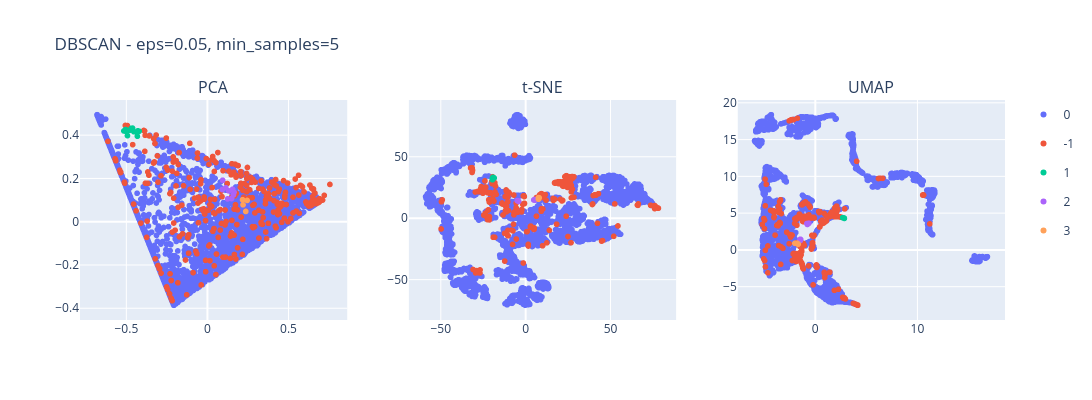

The notebook cell saved with this chart:
### Code cell
configs = [(0.05, 5), (0.1, 5), (0.15, 10), (0.2, 15)]

for eps, min_samples in configs:
    pipeline_dbscan = Pipeline(
        [
            ("features", FunctionTransformer(custom_features)),
            (
                "scaling",
                ColumnTransformer(
                    transformers=[("minmax", MinMax(), ["Length", "Recency", "Frequency", "Monetary", "Periodicity"])]
                ),
            ),
            ("dbscan", DBSCAN(eps=eps, min_samples=min_samples)),
        ]
    )

    dbscan_labels = pipeline_dbscan.fit_predict(df_retail)

    fig_dbscan = plot_dim_reductions(
        pca_proj,
        tsne_proj,
        umap_proj,
        name=f"DBSCAN - eps={eps}, min_samples={min_samples}",
        colors=dbscan_labels,
    )

    fig_dbscan.show()

### Figure 1 — Plotly figure (JSON) as saved in the notebook; plotly's stock layout.template omitted (floating-point values rounded to 4 significant figures; data arrays with more than 128 entries replaced by an {"elided": "..."} marker saying what was removed)
{"data": [{"hovertemplate": "color=0<br>x=%{x}<br>y=%{y}<extra></extra>", "legendgroup": "0", "marker": {"color": "#636efa", "symbol": "circle"}, "mode": "markers", "name": "0", "showlegend": true, "type": "scattergl", "x": {"elided": "3997 float values"}, "xaxis": "x", "y": {"elided": "3997 float values"}, "yaxis": "y"}, {"hovertemplate": "color=-1<br>x=%{x}<br>y=%{y}<extra></extra>", "legendgroup": "-1", "marker": {"color": "#EF553B", "symbol": "circle"}, "mode": "markers", "name": "-1", "showlegend": true, "type": "scattergl", "x": {"elided": "291 float values"}, "xaxis": "x", "y": {"elided": "291 float values"}, "yaxis": "y"}, {"hovertemplate": "color=1<br>x=%{x}<br>y=%{y}<extra></extra>", "legendgroup": "1", "marker": {"color": "#00cc96", "symbol": "circle"}, "mode": "markers", "name": "1", "showlegend": true, "type": "scattergl", "x": [-0.505, -0.515, -0.4617, -0.4535, -0.421, -0.4284, -0.4928, -0.5004, -0.505, -0.4688, -0.4349, -0.4814, -0.4318], "xaxis": "x", "y": [0.4183, 0.4196, 0.4326, 0.4159, 0.4182, 0.42, 0.3977, 0.4243, 0.426, 0.4317, 0.414, 0.4222, 0.3951], "yaxis": "y"}, {"hovertemplate": "color=2<br>x=%{x}<br>y=%{y}<extra></extra>", "legendgroup": "2", "marker": {"color": "#ab63fa", "symbol": "circle"}, "mode": "markers", "name": "2", "showlegend": true, "type": "scattergl", "x": [0.1145, 0.165, 0.1495, 0.09477, 0.1254, 0.09279, 0.1322, 0.1562, 0.1612], "xaxis": "x", "y": [0.1569, 0.1361, 0.1068, 0.1917, 0.1055, 0.1487, 0.1425, 0.15, 0.1244], "yaxis": "y"}, {"hovertemplate": "color=3<br>x=%{x}<br>y=%{y}<extra></extra>", "legendgroup": "3", "marker": {"color": "#FFA15A", "symbol": "circle"}, "mode": "markers", "name": "3", "showlegend": true, "type": "scattergl", "x": [0.2457, 0.2204, 0.2174, 0.2371], "xaxis": "x", "y": [0.09833, 0.078, 0.1015, 0.04746], "yaxis": "y"}, {"hovertemplate": "color=0<br>x=%{x}<br>y=%{y}<extra></extra>", "legendgroup": "0", "marker": {"color": "#636efa", "symbol": "circle"}, "mode": "markers", "name": "0", "showlegend": false, "type": "scattergl", "x": {"elided": "3997 float values"}, "xaxis": "x2", "y": {"elided": "3997 float values"}, "yaxis": "y2"}, {"hovertemplate": "color=-1<br>x=%{x}<br>y=%{y}<extra></extra>", "legendgroup": "-1", "marker": {"color": "#EF553B", "symbol": "circle"}, "mode": "markers", "name": "-1", "showlegend": false, "type": "scattergl", "x": {"elided": "291 float values"}, "xaxis": "x2", "y": {"elided": "291 float values"}, "yaxis": "y2"}, {"hovertemplate": "color=1<br>x=%{x}<br>y=%{y}<extra></extra>", "legendgroup": "1", "marker": {"color": "#00cc96", "symbol": "circle"}, "mode": "markers", "name": "1", "showlegend": false, "type": "scattergl", "x": [-19.01, -18.64, -19.17, -19.21, -19.42, -19.46, -19.05, -18.75, -18.28, -19.23, -19.28, -19.0, -19.34], "xaxis": "x2", "y": [33.22, 33.07, 32.5, 32.25, 31.69, 31.97, 33.01, 32.93, 32.75, 32.77, 31.83, 32.77, 31.3], "yaxis": "y2"}, {"hovertemplate": "color=2<br>x=%{x}<br>y=%{y}<extra></extra>", "legendgroup": "2", "marker": {"color": "#ab63fa", "symbol": "circle"}, "mode": "markers", "name": "2", "showlegend": false, "type": "scattergl", "x": [-4.011, 5.756, 5.511, -4.703, 5.075, -3.88, 5.153, 5.68, 5.669], "xaxis": "x2", "y": [14.12, 15.05, 15.18, 14.32, 14.84, 13.61, 14.88, 15.2, 14.67], "yaxis": "y2"}, {"hovertemplate": "color=3<br>x=%{x}<br>y=%{y}<extra></extra>", "legendgroup": "3", "marker": {"color": "#FFA15A", "symbol": "circle"}, "mode": "markers", "name": "3", "showlegend": false, "type": "scattergl", "x": [8.251, 8.04, 7.867, 7.867], "xaxis": "x2", "y": [16.63, 15.76, 16.77, 15.44], "yaxis": "y2"}, {"hovertemplate": "color=0<br>x=%{x}<br>y=%{y}<extra></extra>", "legendgroup": "0", "marker": {"color": "#636efa", "symbol": "circle"}, "mode": "markers", "name": "0", "showlegend": false, "type": "scattergl", "x": {"elided": "3997 float values"}, "xaxis": "x3", "y": {"elided": "3997 float values"}, "yaxis": "y3"}, {"hovertemplate": "color=-1<br>x=%{x}<br>y=%{y}<extra></extra>", "legendgroup": "-1", "marker": {"color": "#EF553B", "symbol": "circle"}, "mode": "markers", "name": "-1", "showlegend": false, "type": "scattergl", "x": {"elided": "291 float values"}, "xaxis": "x3", "y": {"elided": "291 float values"}, "yaxis": "y3"}, {"hovertemplate": "color=1<br>x=%{x}<br>y=%{y}<extra></extra>", "legendgroup": "1", "marker": {"color": "#00cc96", "symbol": "circle"}, "mode": "markers", "name": "1", "showlegend": false, "type": "scattergl", "x": [2.863, 2.865, 2.851, 2.829, 2.787, 2.803, 2.877, 2.861, 2.882, 2.851, 2.788, 2.858, 2.714], "xaxis": "x3", "y": [4.309, 4.307, 4.314, 4.327, 4.354, 4.344, 4.298, 4.307, 4.285, 4.313, 4.35, 4.31, 4.384], "yaxis": "y3"}, {"hovertemplate": "color=2<br>x=%{x}<br>y=%{y}<extra></extra>", "legendgroup": "2", "marker": {"color": "#ab63fa", "symbol": "circle"}, "mode": "markers", "name": "2", "showlegend": false, "type": "scattergl", "x": [-0.7432, -1.435, -1.462, -0.5992, -1.446, -0.7945, -1.403, -1.428, -1.497], "xaxis": "x3", "y": [3.458, 1.312, 1.31, 3.629, 1.435, 3.581, 1.428, 1.275, 1.366], "yaxis": "y3"}, {"hovertemplate": "color=3<br>x=%{x}<br>y=%{y}<extra></extra>", "legendgroup": "3", "marker": {"color": "#FFA15A", "symbol": "circle"}, "mode": "markers", "name": "3", "showlegend": false, "type": "scattergl", "x": [-1.658, -1.751, -1.639, -1.966], "xaxis": "x3", "y": [0.7667, 0.9157, 0.8033, 0.9016], "yaxis": "y3"}], "layout": {"annotations": [{"font": {"size": 16}, "showarrow": false, "text": "PCA", "x": 0.1444, "xanchor": "center", "xref": "paper", "y": 1, "yanchor": "bottom", "yref": "paper"}, {"font": {"size": 16}, "showarrow": false, "text": "t-SNE", "x": 0.5, "xanchor": "center", "xref": "paper", "y": 1, "yanchor": "bottom", "yref": "paper"}, {"font": {"size": 16}, "showarrow": false, "text": "UMAP", "x": 0.8556, "xanchor": "center", "xref": "paper", "y": 1, "yanchor": "bottom", "yref": "paper"}], "height": 400, "title": {"text": "DBSCAN - eps=0.05, min_samples=5"}, "width": 1200, "xaxis": {"anchor": "y", "domain": [0, 0.2889]}, "xaxis2": {"anchor": "y2", "domain": [0.3556, 0.6444]}, "xaxis3": {"anchor": "y3", "domain": [0.7111, 1]}, "yaxis": {"anchor": "x", "domain": [0, 1]}, "yaxis2": {"anchor": "x2", "domain": [0, 1]}, "yaxis3": {"anchor": "x3", "domain": [0, 1]}}}
